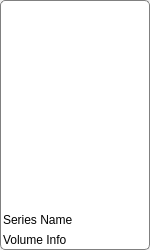
<?xml version="1.0" encoding="UTF-8"?>
<ui version="4.0">
 <class>CardWidget</class>
 <widget class="QWidget" name="CardWidget">
  <property name="geometry">
   <rect>
    <x>0</x>
    <y>0</y>
    <width>150</width>
    <height>250</height>
   </rect>
  </property>
  <property name="sizePolicy">
   <sizepolicy hsizetype="Preferred" vsizetype="Preferred">
    <horstretch>0</horstretch>
    <verstretch>0</verstretch>
   </sizepolicy>
  </property>
  <property name="minimumSize">
   <size>
    <width>150</width>
    <height>250</height>
   </size>
  </property>
  <property name="maximumSize">
   <size>
    <width>150</width>
    <height>250</height>
   </size>
  </property>
  <property name="windowTitle">
   <string>Form</string>
  </property>
  <property name="styleSheet">
   <string notr="true"/>
  </property>
  <layout class="QVBoxLayout" name="card_outer_layout">
   <property name="spacing">
    <number>0</number>
   </property>
   <property name="leftMargin">
    <number>0</number>
   </property>
   <property name="topMargin">
    <number>0</number>
   </property>
   <property name="rightMargin">
    <number>0</number>
   </property>
   <property name="bottomMargin">
    <number>0</number>
   </property>
   <item>
    <widget class="QFrame" name="frame">
     <property name="styleSheet">
      <string notr="true">QFrame#frame {
background-color:white;
border:1px solid grey;
border-radius:5px;
}

QFrame#frame::hover {
border:2px solid grey;
background-color:#edf2f4;
}</string>
     </property>
     <property name="frameShape">
      <enum>QFrame::NoFrame</enum>
     </property>
     <property name="frameShadow">
      <enum>QFrame::Plain</enum>
     </property>
     <property name="lineWidth">
      <number>1</number>
     </property>
     <layout class="QVBoxLayout" name="frame_layout" stretch="1,0,0">
      <property name="spacing">
       <number>6</number>
      </property>
      <property name="leftMargin">
       <number>2</number>
      </property>
      <property name="topMargin">
       <number>2</number>
      </property>
      <property name="rightMargin">
       <number>2</number>
      </property>
      <property name="bottomMargin">
       <number>2</number>
      </property>
      <item>
       <widget class="QLabel" name="cover_label">
        <property name="text">
         <string/>
        </property>
        <property name="scaledContents">
         <bool>true</bool>
        </property>
        <property name="wordWrap">
         <bool>true</bool>
        </property>
       </widget>
      </item>
      <item>
       <widget class="QLabel" name="series_label">
        <property name="text">
         <string>Series Name</string>
        </property>
        <property name="wordWrap">
         <bool>true</bool>
        </property>
       </widget>
      </item>
      <item>
       <widget class="QLabel" name="volume_label">
        <property name="text">
         <string>Volume Info</string>
        </property>
        <property name="wordWrap">
         <bool>true</bool>
        </property>
       </widget>
      </item>
     </layout>
    </widget>
   </item>
  </layout>
 </widget>
 <resources/>
 <connections/>
</ui>
